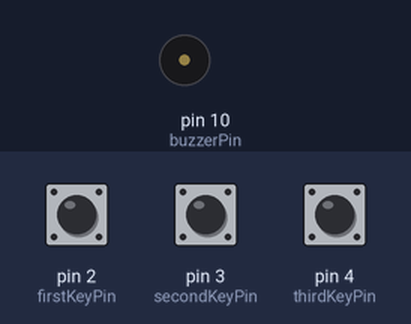
The sketch below on a simulated Arduino Uno, built with avr-gcc and run on an emulated ATmega328P. On the bench: buzzer (waves = sounding). The test bench sets the inputs (shaded band); at power-on: pin 2 (firstKeyPin) HIGH, pin 3 (secondKeyPin) HIGH, pin 4 (thirdKeyPin) HIGH.

Above: at 1.2 s.
1.3 s: pin 2 (firstKeyPin) pulled LOW for 0.15 s
At 1.37 s:
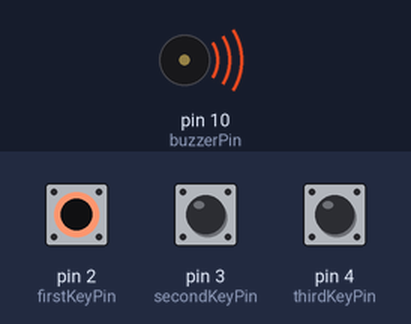
2.9 s: pin 2 (firstKeyPin) pulled LOW for 3.2 s
At 7.3 s:
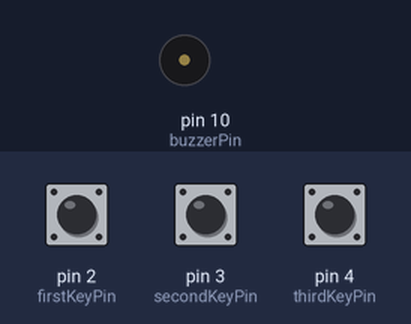
7.6 s: pin 3 (secondKeyPin) pulled LOW for 3.2 s
At 8.6 s:
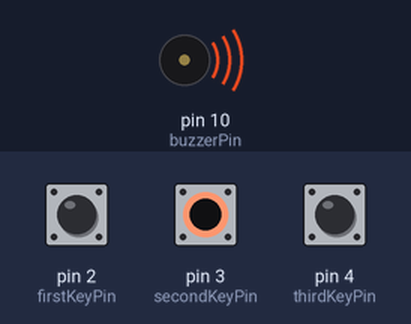
Timing chart, 0 to 12.3 s (numbered marks = the images above; inputs shaded):
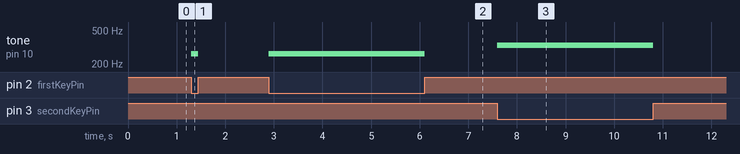

Measured:
- after the input at 1.3 s, tone on pin 10 (buzzerPin): silent → 262 Hz at once, → silent 0.15 s later
- after the input at 2.9 s, tone on pin 10 (buzzerPin): silent → 262 Hz at once, → silent 3.2 s later
- after the input at 7.6 s, tone on pin 10 (buzzerPin): silent → 330 Hz at once, → silent 3.2 s later

The sketch:

Sketch-Circuit-2B-Digital-Trumpet.ino
```cpp
// COMP444 - Circuit 2B-ButtonTrumpet

//set the pins for the button and buzzer
int firstKeyPin = 2;
int secondKeyPin = 3;
int thirdKeyPin = 4;
int buzzerPin = 10;

void setup() {
  //set the button pins as inputs
  pinMode(firstKeyPin, INPUT_PULLUP);
  pinMode(secondKeyPin, INPUT_PULLUP);
  pinMode(thirdKeyPin, INPUT_PULLUP);

  pinMode(buzzerPin, OUTPUT);
}

void loop() {

  //if the first key is pressed play the frequency for c
  if (digitalRead(firstKeyPin) == LOW) {
    tone(buzzerPin, 262);
  }
  else if (digitalRead(secondKeyPin) == LOW) {
    tone(buzzerPin, 330);
  }
  else if (digitalRead(thirdKeyPin) == LOW) {
    tone(buzzerPin, 392);
  }
  else {
    //if no key is pressed turn the buzzer off
    noTone(buzzerPin);
  }
}

/*
  note  frequency
  c     262 Hz
  d     294 Hz
  e     330 Hz
  f     349 Hz
  g     392 Hz
  a     440 Hz
  b     494 Hz
  C     523 Hz
*/
```
